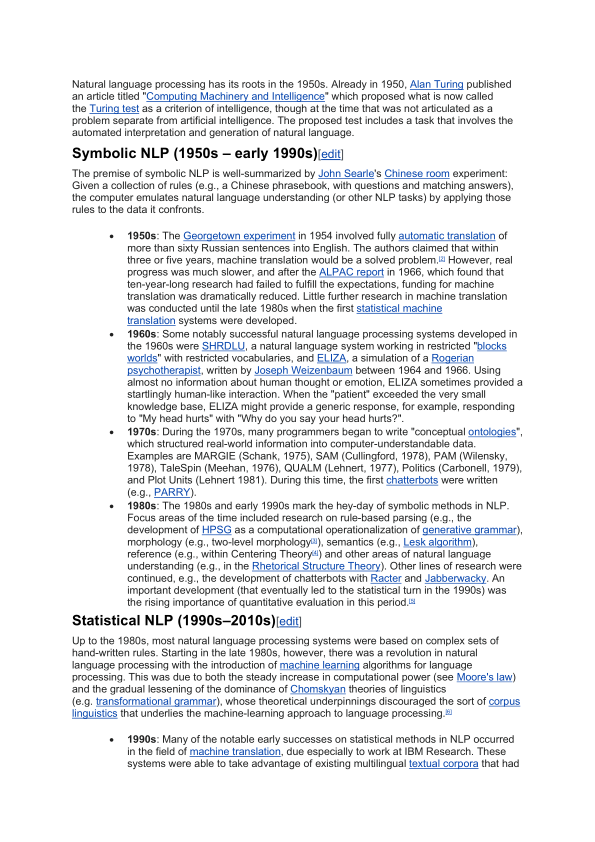
#> input picture DocumentMatching_openCv/cv1_page0.png, 595 x 842 px
$ jupyter execute --allow-errors CV_approach.ipynb
#> lines starting #> are read from the running program, lines starting #| are printed output that depends on the picture
#> (a cell that did not finish here is left out)

[cell 2]
import fitz
i=0
pdffile = "cv_doc1_changed.pdf"
#> (the rest of this cell did not finish here and is left out)

[cell 3]
import cv2
import numpy as np
image1=cv2.imread('cv1_page0.png')
#> image1 is the input picture: shape (842, 595, 3); mean B, G, R 237.6, 236.1, 235.2
# image2=cv2.imread('cv1_page0.png')
image2=cv2.imread('cv1__changed_page0.png')
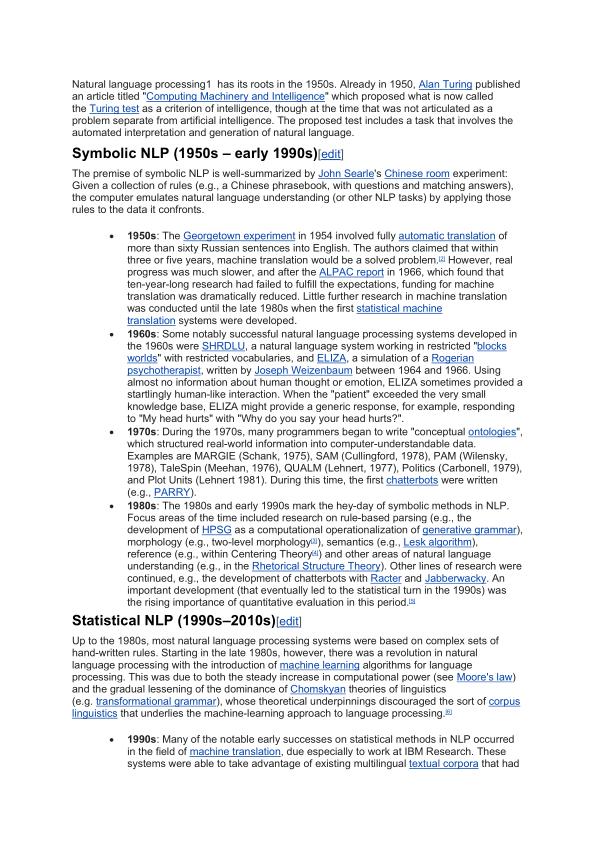
#> input picture DocumentMatching_openCv/cv1__changed_page0.png, 595 x 842 px
#> image2 is the input picture: shape (842, 595, 3); mean B, G, R 237.6, 236.1, 235.2
diff=cv2.subtract(image1,image2)
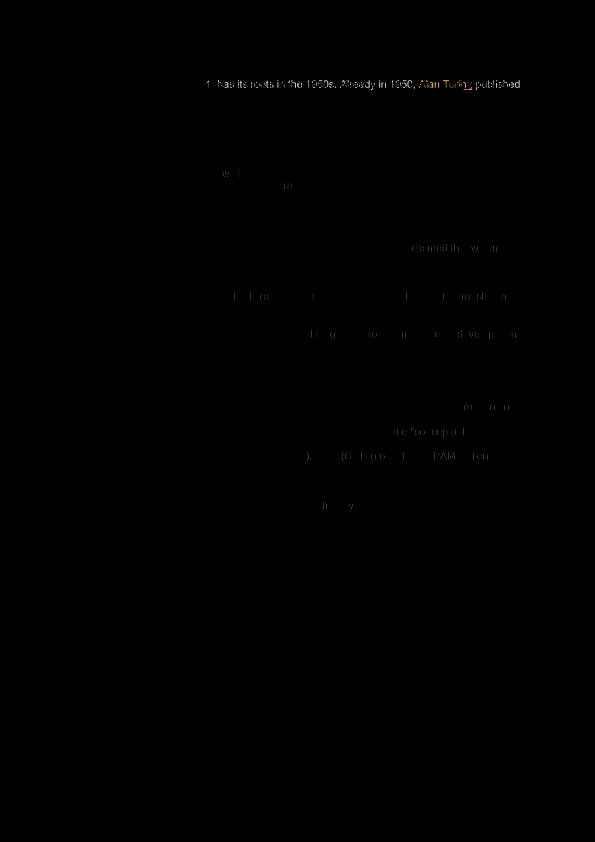
#> diff: shape (842, 595, 3); mean B, G, R 0.2, 0.2, 0.2
result=np.any(diff)
#> result = True
if result:
    cv2.imwrite("result.png",diff)
    print('images are different')
else:
    print("images are same")
